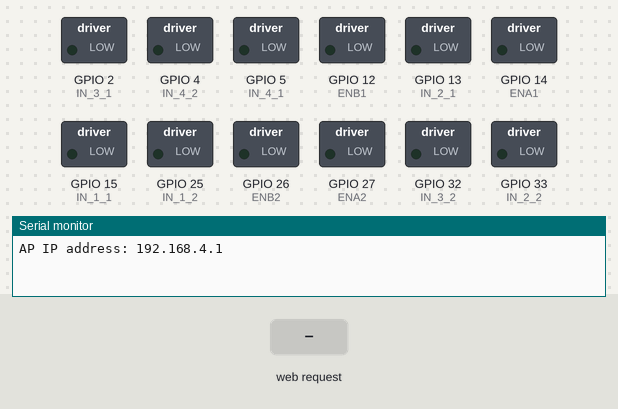
Bench run of a sketch on a simulated ESP32. Shown: switched loads named in the sketch (green lamp = pin HIGH), the last lines printed to the serial monitor. The test bench sets the inputs (shaded band).

Above: at 1.2 s.
1.3 s: HTTP request GET /?State=F received
At 2.5 s:
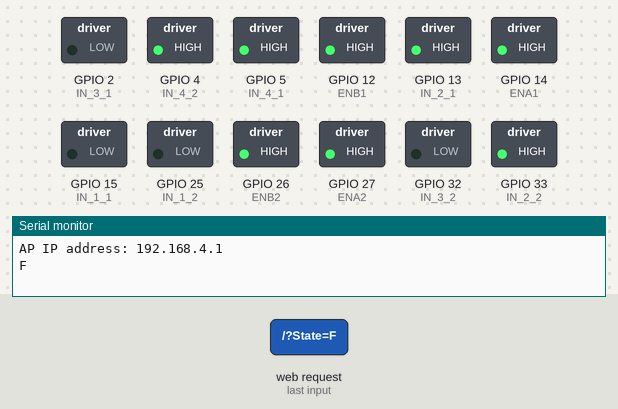
2.8 s: HTTP request GET /?State=B received
At 3.7 s:
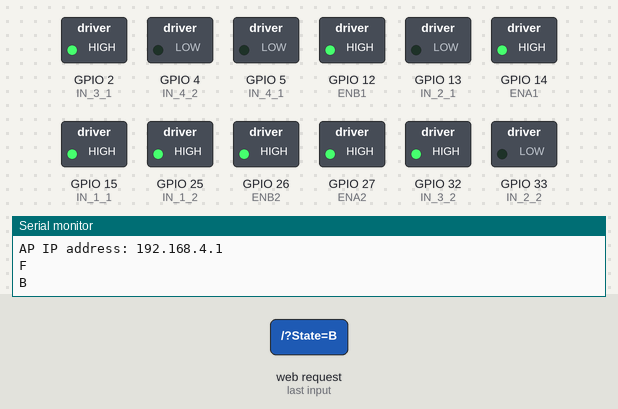
4.3 s: HTTP request GET /?State=L received
At 4.9 s:
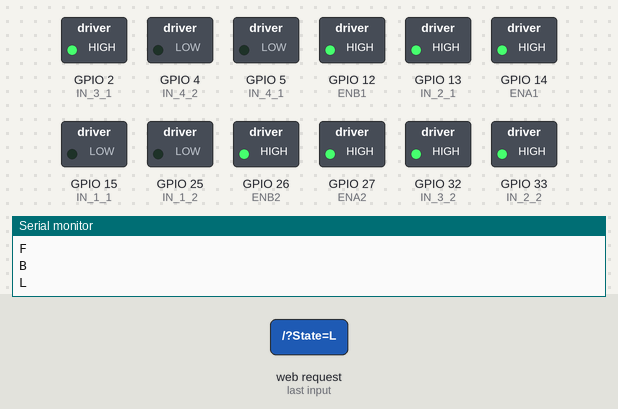
5.8 s: HTTP request GET /?State=R received
At 7.2 s:
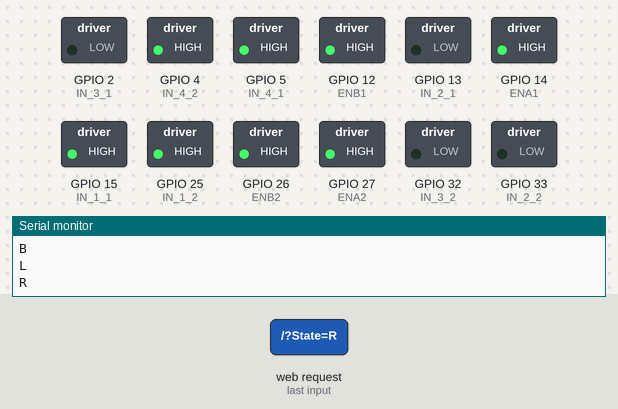
Timing chart, 0 to 8.3 s (numbered marks = the images above; inputs shaded):
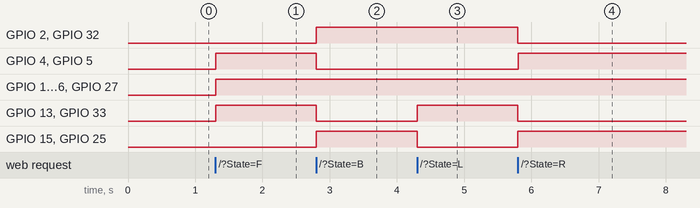

Measured:
- after the input at 1.3 s, GPIO 4 (IN_4_2), GPIO 5 (IN_4_1), GPIO 12 (ENB1), GPIO 13 (IN_2_1), GPIO 14 (ENA1), GPIO 26 (ENB2), GPIO 27 (ENA2), GPIO 33 (IN_2_2): LOW → HIGH at once
- after the input at 2.8 s, GPIO 2 (IN_3_1), GPIO 15 (IN_1_1), GPIO 25 (IN_1_2), GPIO 32 (IN_3_2): LOW → HIGH at once; GPIO 4 (IN_4_2), GPIO 5 (IN_4_1), GPIO 13 (IN_2_1), GPIO 33 (IN_2_2): HIGH → LOW at once
- after the input at 4.3 s, GPIO 13 (IN_2_1), GPIO 33 (IN_2_2): LOW → HIGH at once; GPIO 15 (IN_1_1), GPIO 25 (IN_1_2): HIGH → LOW at once
- after the input at 5.8 s, GPIO 2 (IN_3_1), GPIO 13 (IN_2_1), GPIO 32 (IN_3_2), GPIO 33 (IN_2_2): HIGH → LOW at once; GPIO 4 (IN_4_2), GPIO 5 (IN_4_1), GPIO 15 (IN_1_1), GPIO 25 (IN_1_2): LOW → HIGH at once

The sketch:

WiFi_Robo_Car.ino
```cpp
// Pin definitions for Motor Driver 1


#define ENA1   14           // Enable/speed motors Right (Driver 1)
#define ENB1   12           // Enable/speed motors Left (Driver 1)
#define IN_1_1 15           // Driver 1 in1 motors Right
#define IN_2_1 13           // Driver 1 in2 motors Right
#define IN_3_1 2            // Driver 1 in3 motors Left
#define IN_4_1 5            // Driver 1 in4 motors Left

// Pin definitions for Motor Driver 2

#define ENA2   27           // Enable/speed motors Right (Driver 2)
#define ENB2   26           // Enable/speed motors Left (Driver 2)
#define IN_1_2 25           // Driver 2 in1 motors Right
#define IN_2_2 33           // Driver 2 in2 motors Right
#define IN_3_2 32           // Driver 2 in3 motors Left
#define IN_4_2 4            // Driver 2 in4 motors Left

#include <WiFi.h>
#include <WebServer.h>

String command;            // String to store app command state.
int speedCar = 500;         // Speed range: 0 - 255.
int speed_Coeff = 3;

const char* ssid = "Wifi_Robot_Car";    // SSID Name
const char* password = "12345678";   // Password
WebServer server(80);

void setup() {
  // Setup pins for Driver 1
  pinMode(ENA1, OUTPUT);
  pinMode(ENB1, OUTPUT);
  pinMode(IN_1_1, OUTPUT);
  pinMode(IN_2_1, OUTPUT);
  pinMode(IN_3_1, OUTPUT);
  pinMode(IN_4_1, OUTPUT);

  // Setup pins for Driver 2
  pinMode(ENA2, OUTPUT);
  pinMode(ENB2, OUTPUT);
  pinMode(IN_1_2, OUTPUT);
  pinMode(IN_2_2, OUTPUT);
  pinMode(IN_3_2, OUTPUT);
  pinMode(IN_4_2, OUTPUT);

  Serial.begin(115200);

  // Connecting WiFi
  WiFi.softAP(ssid, password);

  IPAddress myIP = WiFi.softAPIP();
  Serial.print("AP IP address: ");
  Serial.println(myIP);

  // Starting WEB-server
  server.on("/", HTTP_handleRoot);
  server.onNotFound(HTTP_handleRoot);
  server.begin();
}

void controlMotors(int in1, int in2, int en, int speed, bool forward) {
  digitalWrite(in1, !forward);
  digitalWrite(in2, forward);
  analogWrite(en, speed);
}

// Movement functions
void goAhead() {
  controlMotors(IN_1_1, IN_2_1, ENA1, speedCar, true);
  controlMotors(IN_3_1, IN_4_1, ENB1, speedCar, true);

  controlMotors(IN_1_2, IN_2_2, ENA2, speedCar, true);
  controlMotors(IN_3_2, IN_4_2, ENB2, speedCar, true);
}

void goBack() {
  controlMotors(IN_1_1, IN_2_1, ENA1, speedCar, false);
  controlMotors(IN_3_1, IN_4_1, ENB1, speedCar, false);

  controlMotors(IN_1_2, IN_2_2, ENA2, speedCar, false);
  controlMotors(IN_3_2, IN_4_2, ENB2, speedCar, false);
}

void goRight() {
  controlMotors(IN_1_1, IN_2_1, ENA1, speedCar, false);
  controlMotors(IN_3_1, IN_4_1, ENB1, speedCar, true);

  controlMotors(IN_1_2, IN_2_2, ENA2, speedCar, false);
  controlMotors(IN_3_2, IN_4_2, ENB2, speedCar, true);
}

void goLeft() {
  controlMotors(IN_1_1, IN_2_1, ENA1, speedCar, true);
  controlMotors(IN_3_1, IN_4_1, ENB1, speedCar, false);

  controlMotors(IN_1_2, IN_2_2, ENA2, speedCar, true);
  controlMotors(IN_3_2, IN_4_2, ENB2, speedCar, false);
}

void stopRobot() {
  controlMotors(IN_1_1, IN_2_1, ENA1, 0, true);
  controlMotors(IN_3_1, IN_4_1, ENB1, 0, true);

  controlMotors(IN_1_2, IN_2_2, ENA2, 0, true);
  controlMotors(IN_3_2, IN_4_2, ENB2, 0, true);
}

void loop() {
  server.handleClient();

  command = server.arg("State");
  if (command == "F") goAhead();
  else if (command == "B") goBack();
  else if (command == "L") goLeft();
  else if (command == "R") goRight();
  else if (command == "0") speedCar = 40;
  else if (command == "1") speedCar = 60;
  else if (command == "2") speedCar = 80;
  else if (command == "S") stopRobot();
}

void HTTP_handleRoot() {
  if (server.hasArg("State")) {
    Serial.println(server.arg("State"));
  }
  server.send(200, "text/html", "");
  delay(1);
}
```
